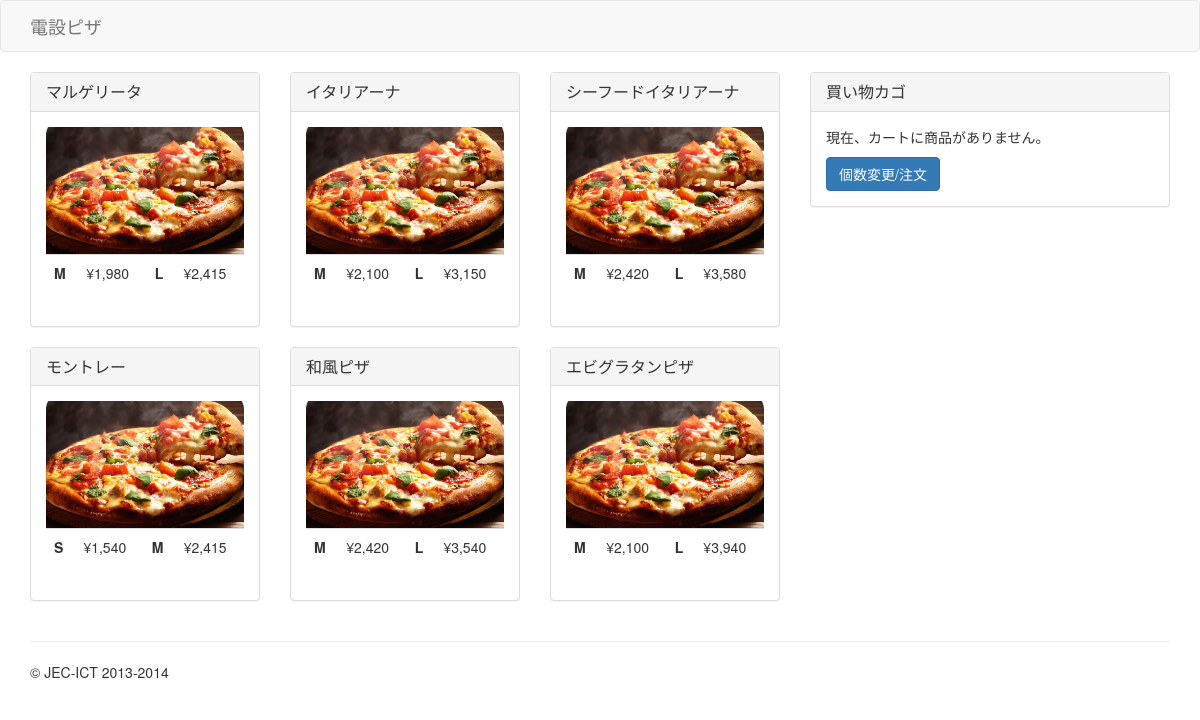
The page / on the database its author committed.
### tables this page shows
CREATE TABLE IF NOT EXISTS `products` (
  `id` int(11) NOT NULL AUTO_INCREMENT,
  `name` varchar(32) NOT NULL,
  `description` text NOT NULL,
  PRIMARY KEY (`id`)
);

CREATE TABLE IF NOT EXISTS `product_sizes` (
  `id` int(11) NOT NULL,
  `order` int(11) NOT NULL,
  `name` varchar(5) NOT NULL
);

CREATE TABLE IF NOT EXISTS `product_specifications` (
  `id` int(11) NOT NULL AUTO_INCREMENT,
  `product_id` int(11) NOT NULL,
  `size_id` int(11) NOT NULL,
  `price` int(11) NOT NULL,
  PRIMARY KEY (`id`)
);

### DB/mysql.php (called while the page is built, shortened)
<?php
function getDBConnection() {
	static $dbh;
	if (isset($dbh)) {
		return $dbh;
	}
	try {
		$dsn = 'mysql:dbname='. DB_NAME .';host='. DB_HOST .';charset=utf8';
		$dbh = new PDO($dsn, DB_USER, DB_PASS);
	} catch (PDOException $e) {
		echo 'Connection Error:'. $e->getMessage();
		exit;
	}
	return $dbh;
}
function getAllProducts() {
	$dbh = getDBConnection();
	$sth = $dbh->prepare('SELECT * FROM products;');
	$sth->execute();
	return $sth->fetchAll(PDO::FETCH_ASSOC);
}
function getAllProductsWithSpecifications() {
	$products = getAllProducts();
	foreach ($products as &$product) {
		$product['specifications'] = getProductSpecificationsByProductId($product['id']);
	}
	return $products;
}
function getProductSpecificationsByProductId($id) {
	$dbh = getDBConnection();
	$sth = $dbh->prepare('SELECT product_specifications.* FROM product_specifications JOIN product_sizes ON product_specifications.size_id = product_sizes.id WHERE product_id = ? ORDER BY product_sizes.order ASC;');
	$sth->execute(array($id));
	$specifications = $sth->fetchAll(PDO::FETCH_ASSOC);
	foreach ($specifications as &$specification) {
		$specification['size'] = getSizeById($specification['size_id']);
	}
	return $specifications;
}
function getSizeById($id) {
	$dbh = getDBConnection();
	$sth = $dbh->prepare('SELECT * FROM product_sizes WHERE id = ?');
	$sth->execute(array($id));
	return $sth->fetch(PDO::FETCH_ASSOC);
}

### index.php (the view, shortened to what this page needs)
<?php
require_once './DB/mysql.php';
require_once './DB/cart.php';
$products = getAllProductsWithSpecifications();
?>
<!DOCTYPE html>
<html lang="ja">
  <head>
    <link rel="stylesheet" href="//netdna.bootstrapcdn.com/bootstrap/3.0.3/css/bootstrap.min.css">
  </head>
  <body>
    <div class="navbar navbar-default" role="navigation">
      <div class="container">
        <div class="navbar-header">
          <a class="navbar-brand" href="#">電設ピザ</a>
        </div>
      </div>
    </div>
    <div class="container">
      <div class="row">
        <div class="col-xs-8">
          <div class="row">
          	<?php foreach($products as $product) : ?>
          	<div class="col-xs-4">
          	  <div class="panel panel-default">
                <div class="panel-heading">
                  <h3 class="panel-title"><?php echo $product['name']; ?></h3>
                </div>
                <div class="panel-body">
                  <img src="images/dummy.jpg" class="img-responsive">
                  <table class="table">
                    <tr>
                    <?php foreach ($product['specifications'] as $specification): ?>
                      <th><?php echo $specification['size']['name']; ?></th>
                      <td><?php echo '¥'. number_format($specification['price']); ?></td>
                    <?php endforeach; ?>
                    </tr>
                  </table>
                </div>
              </div>
            </div>
            <?php endforeach; ?>
          </div>
        </div>
        <div class="col-xs-4" id="sidebar">
          <?php include './View/Parts/cart.php'; ?>
        </div>
      </div>
      <hr>
      <footer>
        <p>&copy; JEC-ICT 2013-2014</p>
      </footer>
    </div>
  </body>
</html>

### View/Parts/cart.php (shortened to what this page needs)
<div class="panel panel-default">
  <div class="panel-heading">
    <h3 class="panel-title">買い物カゴ</h3>
  </div>
  <div class="panel-body">
    <?php if (is_array($_SESSION['Cart']) && count($_SESSION['Cart']) == 0): ?>
      <p>現在、カートに商品がありません。</p>
    <?php endif; ?>
    <a href="cart.php" type="button" class="btn btn-primary">個数変更/注文</a>
  </div>
</div>

### rows shown on the page
products: name "マルゲリータ"
product_specifications: price "1,980"
product_sizes: name "M"
product_specifications: price "2,415"
product_sizes: name "L"
products: name "イタリアーナ"
product_specifications: price "2,100"
product_specifications: price "3,150"
products: name "シーフードイタリアーナ"
product_specifications: price "2,420"
product_specifications: price "3,580"
products: name "モントレー"
product_specifications: price "1,540"
product_sizes: name "S"
product_specifications: price "2,415"
products: name "和風ピザ"
product_specifications: price "2,420"
product_specifications: price "3,540"
products: name "エビグラタンピザ"
product_specifications: price "2,100"
product_specifications: price "3,940"
